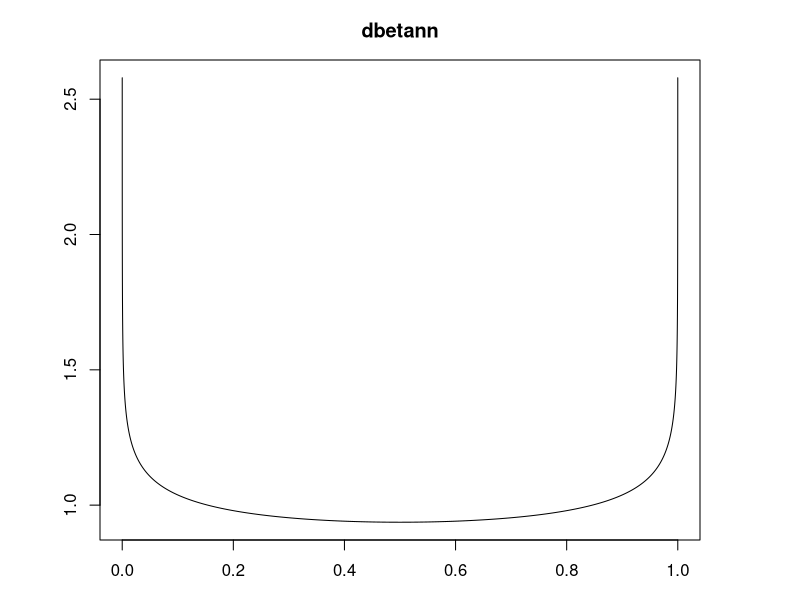
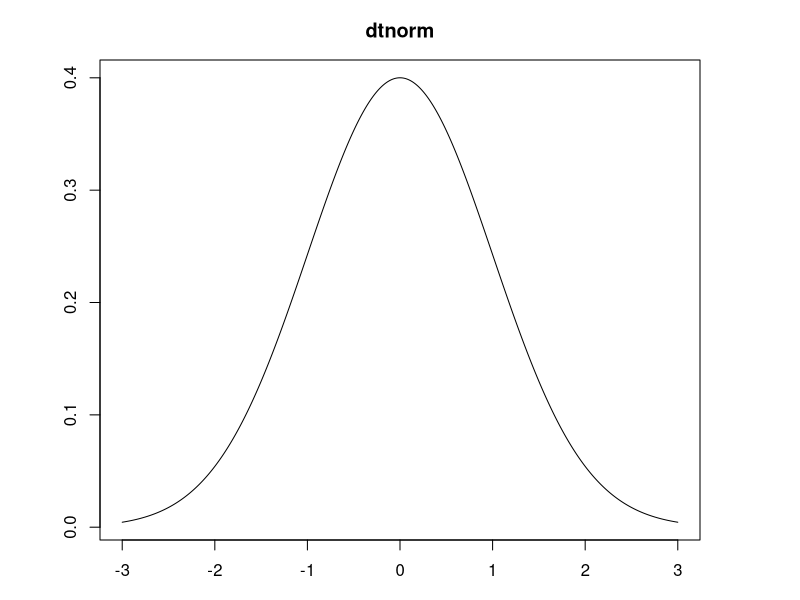
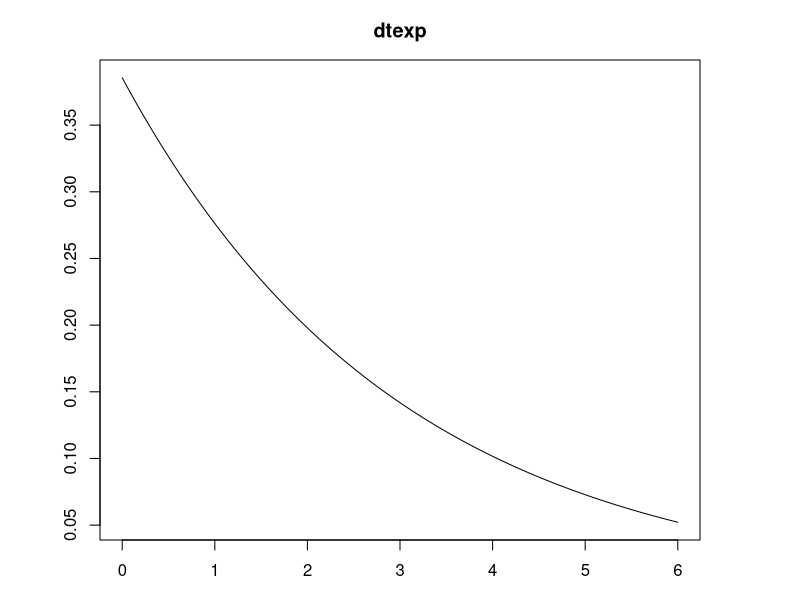
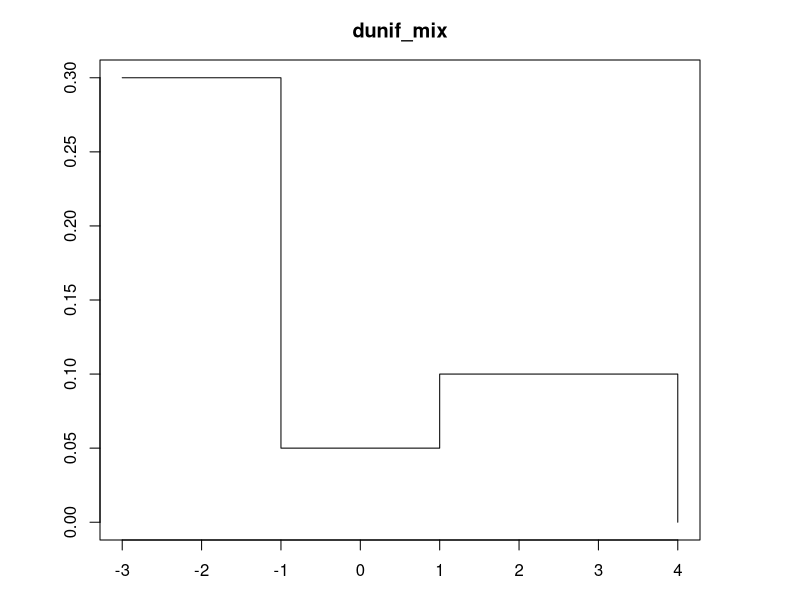
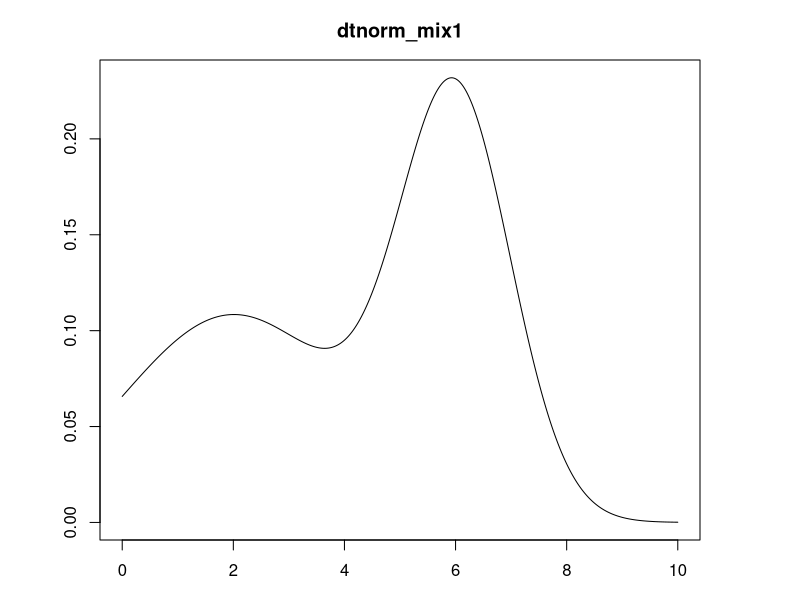
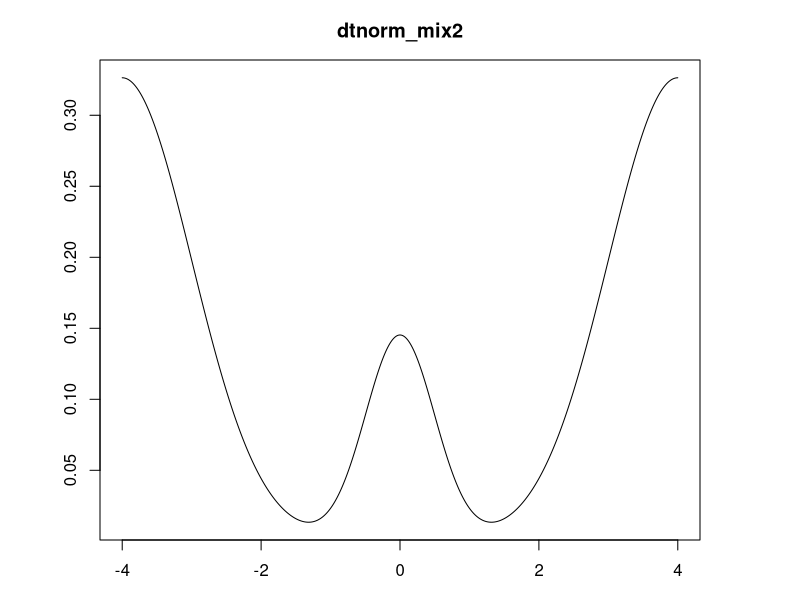

These figures' R source, in order:
## ---- chunk 1
dbetann = function(x)
{
  dbeta(x,0.9,0.9)
}
## ---- chunk 2
par(mar=c(3,5,3,5))
x=seq(0,1,len=1e5)
plot(x,dbetann(x),type="l",xlab="",ylab="",main="dbetann")
## ---- chunk 3
dtnorm = function(x)
{
  ifelse(x < -3 | x > 3, 0, dnorm(x)/0.9973002)
}
## ---- chunk 4
par(mar=c(3,5,3,5))
x=seq(-3,3,len=1e5)
plot(x,dtnorm(x),type="l",xlab="",ylab="",main="dtnorm")
## ---- chunk 5
dtexp = function(x)
{
  ifelse(x < 0 | x > 6, 0, dexp(x, rate=1/3)/0.8646647)
}
## ---- chunk 6
par(mar=c(3,5,3,5))
x=seq(0,6,len=1e5)
plot(x,dtexp(x),type="l",xlab="",ylab="",main="dtexp")
## ---- chunk 7
dunif_mix = function(x)
{
  ifelse(x >= -3 & x < -1, 0.6*dunif(x,-3,-1),
  ifelse(x >= -1 & x <  1, 0.1*dunif(x,-1, 1),
  ifelse(x >=  1 & x <  4, 0.3*dunif(x, 1, 4), 
  0)))
}
## ---- chunk 8
par(mar=c(3,5,3,5))
x=seq(-3,4,len=1e5)
plot(x,dunif_mix(x),type="l",xlab="",ylab="",main="dunif_mix")
## ---- chunk 9
dtnorm_mix1 = function(x)
{
  ifelse(x < 0 | x > 10, 
         0, 
         ( 0.5*dnorm(x,mean=2,sd=2)
          +0.5*dnorm(x,mean=6,sd=1))/0.9206407)
}
## ---- chunk 10
par(mar=c(3,5,3,5))
x=seq(0,10,len=1e5)
plot(x,dtnorm_mix1(x),type="l",xlab="",ylab="",main="dtnorm_mix1")
## ---- chunk 11
dtnorm_mix2 = function(x)
{
  ifelse(x < -4 | x > 4, 
         0, 
         ( 0.45*dnorm(x,mean=-4)
          +0.45*dnorm(x,mean= 4)
          +0.1 *dnorm(x,mean= 0,sd=0.5))/0.55)
}
## ---- chunk 12
par(mar=c(3,5,3,5))
x=seq(-4,4,len=1e5)
plot(x,dtnorm_mix2(x),type="l",xlab="",ylab="",main="dtnorm_mix2")
## ---- chunk 13
score = function(x, dfunc) 
{
  stopifnot(is.numeric(x) & length(x))
  
  x = sort(x)
  n = length(x)

  ex = ecdf(x)(x)

  dx = dfunc(x)
  ed = cumsum(c(0, (x[-1]-x[-n])*(dx[-1]+dx[-n])/2))
  
  return( sqrt(sum((ex-ed)^2)/n) )
}
## ---- chunk 14
scale_time = function(score)
{
  (1+score)^20
}
